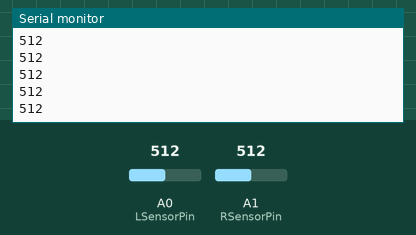
Bench run of a sketch on a simulated Arduino Uno, built with avr-gcc and run on an emulated ATmega328P. On the bench: the last lines printed to the serial monitor. The test bench sets the inputs (shaded band); at power-on: A1 (RSensorPin) = 512, A0 (LSensorPin) = 512.

Above: at 1.2 s.
1.3 s: A1 (RSensorPin) set to 716
At 1.9 s:
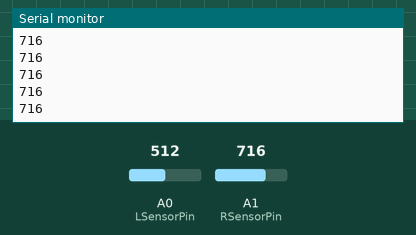
2.8 s: A1 (RSensorPin) set to 900
At 3.4 s:
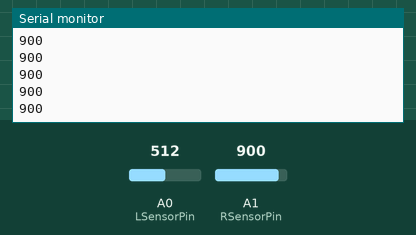
Timing chart, 0 to 5.8 s (numbered marks = the images above; inputs shaded):
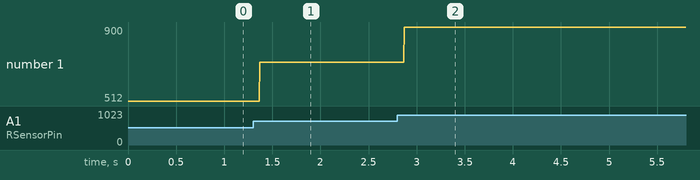

The sketch:

Emma-test-sensor.ino
```cpp
#include <Adafruit_MotorShield.h>

// pin setup
int LSensorPin = A0;
int RSensorPin = A1;

// initialize variables
int LSensor, RSensor;

void setup() {
  // start serial port and AFMS
  Serial.begin(9600);

  // Initiate IR sensors as inputs
  pinMode(LSensorPin,INPUT);
  pinMode(RSensorPin,INPUT);

  // Read Sensor Values
  LSensor = analogRead(LSensorPin);
  RSensor = analogRead(RSensorPin);
}

void loop() {

  // Take both sensor inputs
  LSensor = analogRead(LSensorPin);
  RSensor = analogRead(RSensorPin);

  //Serial.print("Left Sensor Value");
  //Serial.println(LSensor");

  //Serial.print("Right Sensor Value");
  Serial.println(RSensor);


}
```

Measured:
- after the input at 1.3 s, the serial monitor: prints a new line after 0.07 s (image 1)
- after the input at 2.8 s, the serial monitor: prints a new line after 0.07 s (image 2)
- plotted number 1: 512 → 716 after the input at 1.3 s, 716 → 900 after the input at 2.8 s
